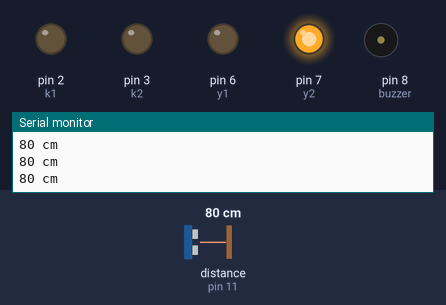
A sketch run on a simulated Arduino Uno, built with avr-gcc and run on an emulated ATmega328P. Shown: output pins drawn as LEDs (lit = HIGH), buzzer (waves = sounding), the last lines printed to the serial monitor. Wiring (inferred from the names in the program): ultrasonic range finder: trigger pin 10; echo pin 11. The inputs (shaded band) are chosen by the test bench; at power-on: distance to the obstacle (sensor on pin 11) 80 cm. The echo pulse lasts 58.3 µs per cm; pins used as bus, display or sensor lines are not drawn.

Above: at 1.2 s.
1.3 s: distance to the obstacle (sensor on pin 11) set to 65 cm
2.8 s: distance to the obstacle (sensor on pin 11) set to 56 cm
At 3.6 s:
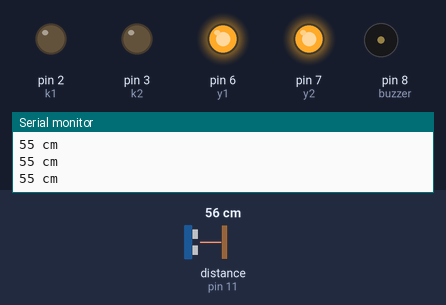
4.3 s: distance to the obstacle (sensor on pin 11) set to 48 cm
At 5.5 s:
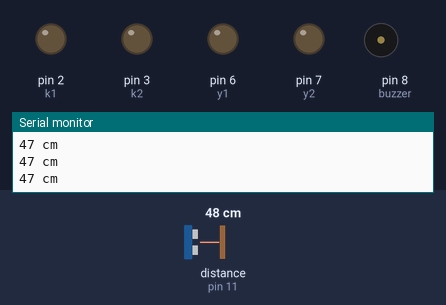
5.8 s: distance to the obstacle (sensor on pin 11) set to 44 cm
7.3 s: distance to the obstacle (sensor on pin 11) set to 39 cm
At 7.9 s:
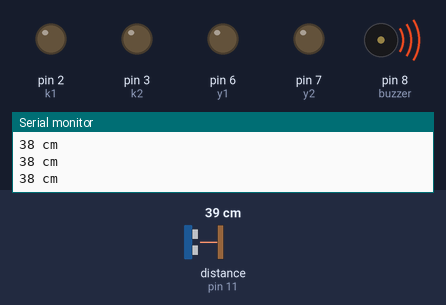
8.8 s: distance to the obstacle (sensor on pin 11) set to 60 cm
At 9.3 s:
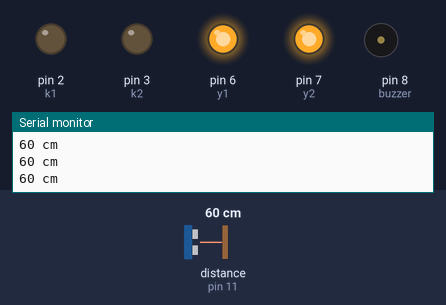
Timing chart, 0 to 11.3 s (numbered marks = the images above; inputs shaded):
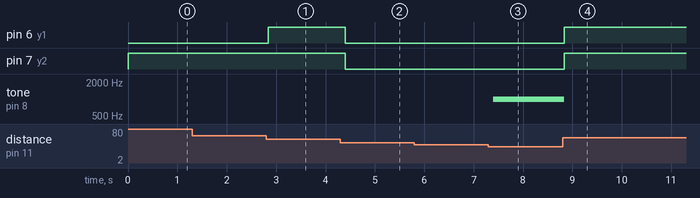

The sketch:

arduino-sensor-alarm.ino
```cpp
// Pin definitions
const int trigPin = 10;  // HC-SR04 Trig
const int echoPin = 11;  // HC-SR04 Echo
const int k1 = 2;        // Red LED 1 (top)
const int k2 = 3;        // Red LED 2 (bottom)
const int s1 = 4;        // Yellow LED 1 (top)
const int s2 = 5;        // Yellow LED 2 (bottom)
const int y1 = 6;        // Green LED 1 (top)
const int y2 = 7;        // Green LED 2 (bottom)
const int buzzer = 8;    // Buzzer

void setup() {
  Serial.begin(9600);
  pinMode(trigPin, OUTPUT);
  pinMode(echoPin, INPUT);
  pinMode(k1, OUTPUT); pinMode(k2, OUTPUT);
  pinMode(s1, OUTPUT); pinMode(s2, OUTPUT);
  pinMode(y1, OUTPUT); pinMode(y2, OUTPUT);
  pinMode(buzzer, OUTPUT);
}

void loop() {
  long duration, cm;

  // Trigger the sensor
  digitalWrite(trigPin, LOW);
  delayMicroseconds(2);
  digitalWrite(trigPin, HIGH);
  delayMicroseconds(10);
  digitalWrite(trigPin, LOW);

  // Calculate distance
  duration = pulseIn(echoPin, HIGH);
  cm = microsecondsToCentimeters(duration);

  Serial.print(cm);
  Serial.println(" cm");

  // Reset all LEDs and buzzer
  digitalWrite(k1, LOW); digitalWrite(k2, LOW);
  digitalWrite(s1, LOW); digitalWrite(s2, LOW);
  digitalWrite(y1, LOW); digitalWrite(y2, LOW);
  noTone(buzzer);

  // LED and buzzer control based on distance
  if (cm > 60) {
    digitalWrite(y2, HIGH);                          // Safe — single green
  } else if (cm > 50) {
    digitalWrite(y2, HIGH); digitalWrite(y1, HIGH);  // Safe — double green
  } else if (cm > 40) {
    digitalWrite(s2, HIGH);                          // Caution — single yellow
  } else if (cm > 30) {
    digitalWrite(s2, HIGH); digitalWrite(s1, HIGH);
    tone(buzzer, 1000);                              // Warning — double yellow + buzzer
  } else if (cm > 15) {
    digitalWrite(k2, HIGH);
    tone(buzzer, 2000);                              // Danger — single red
  } else {
    digitalWrite(k2, HIGH); digitalWrite(k1, HIGH);
    tone(buzzer, 3000);                              // Critical — double red
  }

  delay(100);
}

long microsecondsToCentimeters(long microseconds) {
  // Speed of sound: 340 m/s = 29 microseconds/cm
  // Signal travels out and back, so divide by 2
  return microseconds / 29 / 2;
}
```

Measured:
- the behaviour switches between 61 and 60 cm on distance to the obstacle (sensor on pin 11) (found by bisection; images 0 and 1)
- the behaviour switches between 52 and 51 cm on distance to the obstacle (sensor on pin 11) (found by bisection; images 1 and 2)
- the behaviour switches between 42 and 41 cm on distance to the obstacle (sensor on pin 11) (found by bisection; images 2 and 3)
- after the input at 2.8 s, pin 6 (y1): LOW → HIGH at once
- after the input at 4.3 s, pin 6 (y1), pin 7 (y2): HIGH → LOW after 0.10 s
- after the input at 7.3 s, tone on pin 8 (buzzer): silent → 1000 Hz after 0.09 s
- after the input at 8.8 s, pin 6 (y1), pin 7 (y2): LOW → HIGH at once; tone on pin 8 (buzzer): 1000 Hz → silent at once
